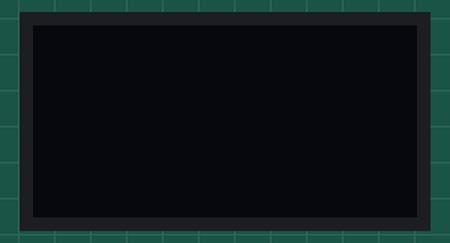
Recording of a program running on a simulated Raspberry Pi Pico running MicroPython. Shown: 64×32 one-colour display.

Above: at 0.1 s.
At 1.1 s:
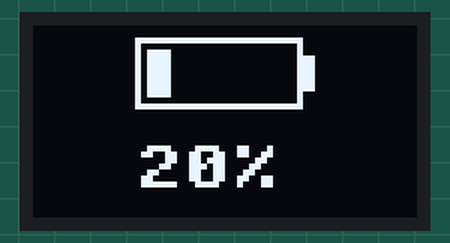
At 2.1 s:
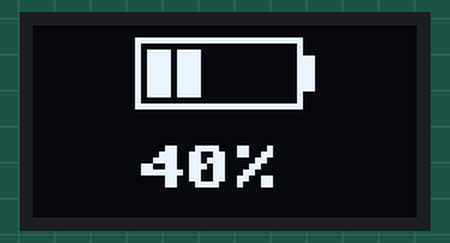
At 3.1 s:
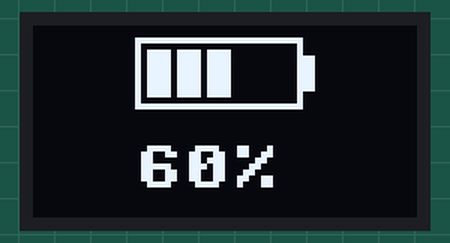
At 4.1 s:
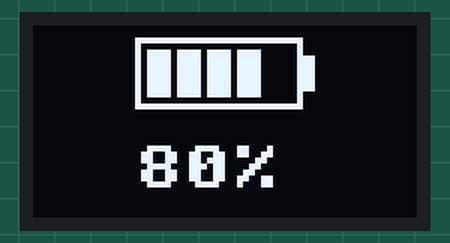
At 6.1 s:
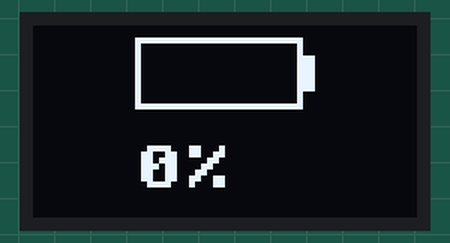

Measured:
- by itself, everything shown: repeats every 6.0 s, in 6 steps
- what the display in image 1 shows lasts 1.0 s, from 1.0 s to 2.0 s

The program:

Ex04-GraphicsAndText.py
```python
from machine import Pin, I2C, Timer
from ssd1306 import SSD1306_I2C

i2c = I2C(1, sda=Pin('GP26'), scl=Pin('GP27'))  # Set up I2C interface
display = SSD1306_I2C(64, 32, i2c)              # Create a driver object for 64x32 display

level = 0                                  # Variable used to store the 'battery' level

def updateDisplay(timer):
    global level
    display.fill(0)                        # Clear the display (all black)
    level = (level + 20) % 120             # Advance level by 20, wrap around beyond 100

    display.rect(17,2,28,12,1)             # Battery icon outline
    display.rect(45,5,2,6,1,True)

    for n in range(level//20):             # Draw an extra rectangle for each 20% of level
        display.rect(19+n*5,4,4,8,1,True)  # Filled rectangles representing battery level

    display.text(f'{level}%', 17,20)       # Display the level in text too

    display.show()                         # Call the show() method last to update display

# Set up a timer to call updateDisplay() once every second
tmr = Timer(freq = 1, callback = updateDisplay)
```
